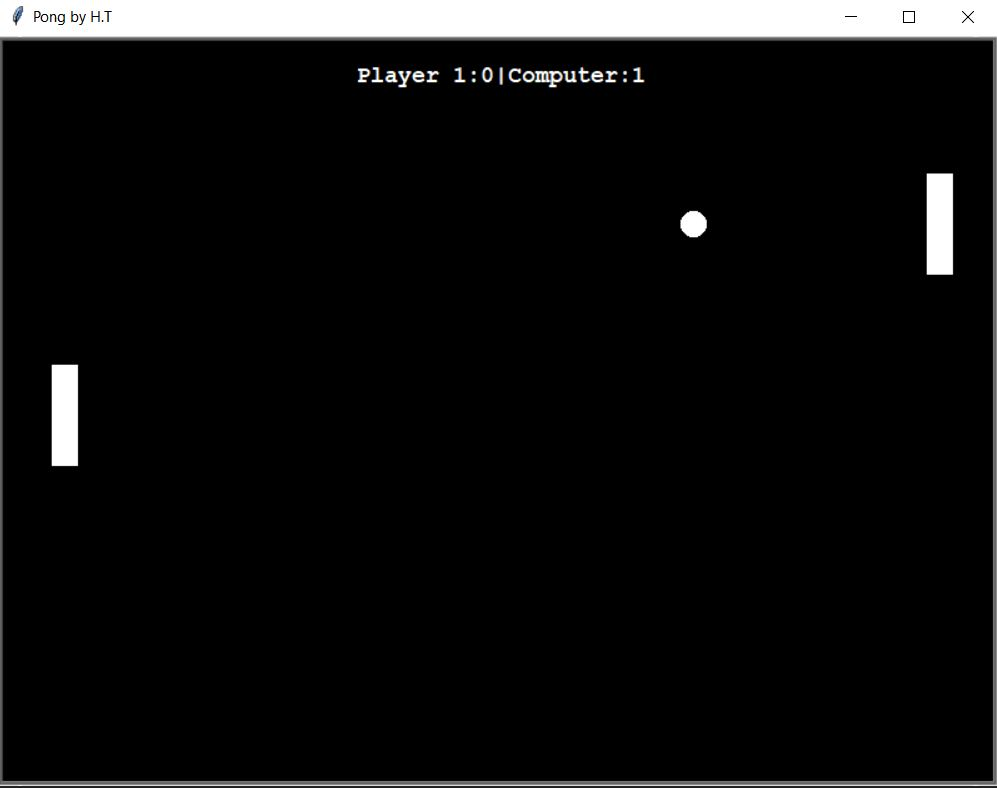

Reproduce this figure in Python.
import turtle
import winsound
wn=turtle.Screen()
wn.bgcolor("black")
wn.setup(800,600)
wn.title("Pong by H.T")
wn.tracer()

#paddle_1
paddle_1=turtle.Turtle()
paddle_1.color("white")
paddle_1.penup()
paddle_1.speed(0)
paddle_1.shape("square")
paddle_1.shapesize(4,1)
paddle_1.goto(-350,0)
#paddle_2
paddle_2=turtle.Turtle()
paddle_2.color("white")
paddle_2.penup()
paddle_2.speed(0)
paddle_2.shape("square")
paddle_2.shapesize(4,1)
paddle_2.goto(350,0)

#ball
ball=turtle.Turtle()
ball.color("white")
ball.penup()
ball.shape("circle")
ball.goto(0,0)
dx=3
dy=3

score=turtle.Turtle()
score.color("white")
score.penup()
score.hideturtle()
score.goto(0,260)
score.write("Player 1:0|Computer:0",align="center",font=("courier",14,"bold"))
score_a=0
score_b=0


def paddle_1_up():
    y=paddle_1.ycor()
    y+=20
    paddle_1.sety(y)


def paddle_1_down():
    y=paddle_1.ycor()
    y-=20
    paddle_1.sety(y)

def paddle_2_up():
    z=paddle_2.ycor()
    z+=20
    paddle_2.sety(z)

def paddle_2_down():
    z=paddle_2.ycor()
    z-=20
    paddle_2.sety(z)
wn.listen()
wn.onkeypress(paddle_2_up,'Up')
wn.onkeypress(paddle_2_down,'Down')
wn.onkeypress(paddle_1_up,'w')
wn.onkeypress(paddle_1_down,'s')

while True:
    wn.update()
    ball.setx(ball.xcor()+dx)
    ball.sety(ball.ycor()+dy)
    if ball.ycor()>290:
        ball.sety(290)
        dy *=-1
    elif ball.ycor()<-290:
        ball.sety(-290)
        dy*=-1
    if ball.xcor()>390:
        ball.goto(0,0)
        dx *=-1
        score_a+=1
        score.clear()
        score.write("Player 1:{}|Computer:{}".format(score_a,score_b),align="center",font=("courier",14,"bold"))



    elif ball.xcor()<-390:
        ball.goto(0,0)
        dx *=-1
        score_b+=1
        score.clear()
        score.write("Player 1:{}|Computer:{}".format(score_a,score_b),align="center",font=("courier",14,"bold"))



    if ball.xcor()>0 and dx>0:
        paddle_2.sety(ball.ycor())
    if (ball.xcor()>340 and ball.xcor()<350) and (ball.ycor()<paddle_2.ycor() +40 and ball.ycor()>paddle_2.ycor() -40):
        ball.setx(340)
        dx*=-1
        winsound.PlaySound('SystemHand',1)
    if (ball.xcor()<-340 and ball.xcor()>-350) and (ball.ycor()<paddle_1.ycor() +40 and ball.ycor()>paddle_1.ycor() -40):
        ball.setx(-340)
        dx*=-1
        winsound.PlaySound('SystemHand',1)
    if paddle_1.ycor()>250:
        paddle_1.sety(250)
    if paddle_1.ycor()<-250:
        paddle_1.sety(-250)
    if paddle_2.ycor()>250:
        paddle_2.sety(250)
    if paddle_2.ycor()<-250:
        paddle_2.sety(-250)






wn.exitonclick()
